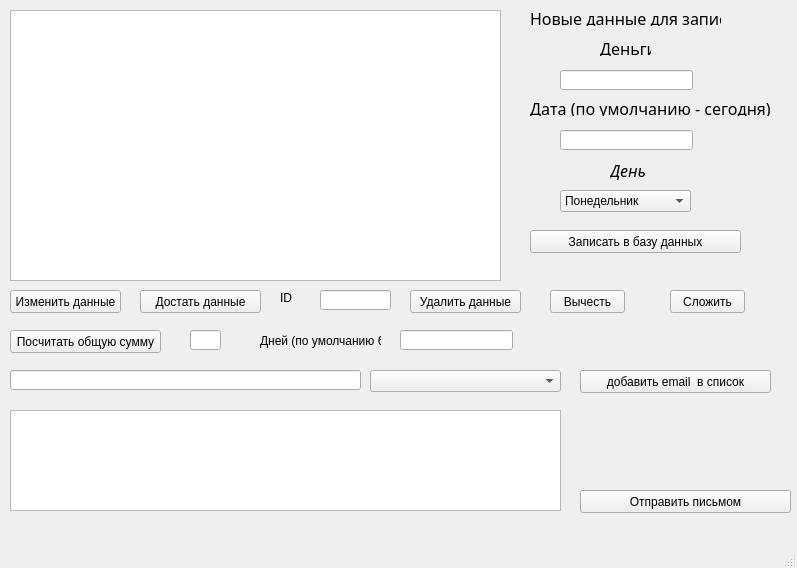
<?xml version="1.0" encoding="UTF-8"?>
<ui version="4.0">
 <class>MainWindow</class>
 <widget class="QMainWindow" name="MainWindow">
  <property name="geometry">
   <rect>
    <x>0</x>
    <y>0</y>
    <width>797</width>
    <height>568</height>
   </rect>
  </property>
  <property name="windowTitle">
   <string>MainWindow</string>
  </property>
  <widget class="QWidget" name="centralwidget">
   <widget class="QPushButton" name="insert_info">
    <property name="geometry">
     <rect>
      <x>530</x>
      <y>230</y>
      <width>211</width>
      <height>23</height>
     </rect>
    </property>
    <property name="text">
     <string>Записать в базу данных</string>
    </property>
   </widget>
   <widget class="QTextEdit" name="text_datebase">
    <property name="geometry">
     <rect>
      <x>10</x>
      <y>10</y>
      <width>491</width>
      <height>271</height>
     </rect>
    </property>
    <property name="html">
     <string>&lt;!DOCTYPE HTML PUBLIC &quot;-//W3C//DTD HTML 4.0//EN&quot; &quot;http://www.w3.org/TR/REC-html40/strict.dtd&quot;&gt;
&lt;html&gt;&lt;head&gt;&lt;meta name=&quot;qrichtext&quot; content=&quot;1&quot; /&gt;&lt;style type=&quot;text/css&quot;&gt;
p, li { white-space: pre-wrap; }
&lt;/style&gt;&lt;/head&gt;&lt;body style=&quot; font-family:'MS Shell Dlg 2'; font-size:8.25pt; font-weight:400; font-style:normal;&quot;&gt;
&lt;p style=&quot;-qt-paragraph-type:empty; margin-top:0px; margin-bottom:0px; margin-left:0px; margin-right:0px; -qt-block-indent:0; text-indent:0px;&quot;&gt;&lt;br /&gt;&lt;/p&gt;&lt;/body&gt;&lt;/html&gt;</string>
    </property>
   </widget>
   <widget class="QLineEdit" name="money_input">
    <property name="geometry">
     <rect>
      <x>560</x>
      <y>70</y>
      <width>133</width>
      <height>20</height>
     </rect>
    </property>
   </widget>
   <widget class="QLabel" name="label_2">
    <property name="geometry">
     <rect>
      <x>530</x>
      <y>10</y>
      <width>191</width>
      <height>16</height>
     </rect>
    </property>
    <property name="font">
     <font>
      <family>Nightclub BTN</family>
      <pointsize>12</pointsize>
     </font>
    </property>
    <property name="text">
     <string>Новые данные для записи</string>
    </property>
   </widget>
   <widget class="QLabel" name="label_4">
    <property name="geometry">
     <rect>
      <x>530</x>
      <y>100</y>
      <width>241</width>
      <height>16</height>
     </rect>
    </property>
    <property name="font">
     <font>
      <family>Nightclub BTN Cn</family>
      <pointsize>12</pointsize>
     </font>
    </property>
    <property name="text">
     <string>Дата (по умолчанию - сегодня)</string>
    </property>
   </widget>
   <widget class="QLabel" name="label_5">
    <property name="geometry">
     <rect>
      <x>610</x>
      <y>160</y>
      <width>81</width>
      <height>20</height>
     </rect>
    </property>
    <property name="font">
     <font>
      <family>Vivaldi</family>
      <pointsize>12</pointsize>
      <weight>50</weight>
      <italic>true</italic>
      <bold>false</bold>
     </font>
    </property>
    <property name="text">
     <string>День</string>
    </property>
   </widget>
   <widget class="QLineEdit" name="date_input">
    <property name="geometry">
     <rect>
      <x>560</x>
      <y>130</y>
      <width>133</width>
      <height>20</height>
     </rect>
    </property>
   </widget>
   <widget class="QPushButton" name="push_email">
    <property name="geometry">
     <rect>
      <x>580</x>
      <y>490</y>
      <width>211</width>
      <height>23</height>
     </rect>
    </property>
    <property name="text">
     <string>Отправить письмом</string>
    </property>
   </widget>
   <widget class="QPushButton" name="update_datebase">
    <property name="geometry">
     <rect>
      <x>10</x>
      <y>290</y>
      <width>111</width>
      <height>23</height>
     </rect>
    </property>
    <property name="text">
     <string>Изменить данные</string>
    </property>
   </widget>
   <widget class="QLineEdit" name="update_end">
    <property name="geometry">
     <rect>
      <x>320</x>
      <y>290</y>
      <width>71</width>
      <height>20</height>
     </rect>
    </property>
   </widget>
   <widget class="QComboBox" name="comboBox">
    <property name="geometry">
     <rect>
      <x>560</x>
      <y>190</y>
      <width>131</width>
      <height>22</height>
     </rect>
    </property>
    <item>
     <property name="text">
      <string>Понедельник</string>
     </property>
    </item>
    <item>
     <property name="text">
      <string>Вторник</string>
     </property>
    </item>
    <item>
     <property name="text">
      <string>Среда</string>
     </property>
    </item>
    <item>
     <property name="text">
      <string>Четверг</string>
     </property>
    </item>
    <item>
     <property name="text">
      <string>Пятница</string>
     </property>
    </item>
    <item>
     <property name="text">
      <string>Суббота</string>
     </property>
    </item>
    <item>
     <property name="text">
      <string>Воскресенье</string>
     </property>
    </item>
   </widget>
   <widget class="QPushButton" name="sum">
    <property name="geometry">
     <rect>
      <x>10</x>
      <y>330</y>
      <width>151</width>
      <height>23</height>
     </rect>
    </property>
    <property name="text">
     <string>Посчитать общую сумму</string>
    </property>
   </widget>
   <widget class="QLineEdit" name="date_period_1">
    <property name="geometry">
     <rect>
      <x>190</x>
      <y>330</y>
      <width>31</width>
      <height>20</height>
     </rect>
    </property>
   </widget>
   <widget class="QLabel" name="label_6">
    <property name="geometry">
     <rect>
      <x>260</x>
      <y>330</y>
      <width>121</width>
      <height>21</height>
     </rect>
    </property>
    <property name="text">
     <string>Дней (по умолчанию 6)</string>
    </property>
   </widget>
   <widget class="QLineEdit" name="line_total">
    <property name="geometry">
     <rect>
      <x>400</x>
      <y>330</y>
      <width>113</width>
      <height>20</height>
     </rect>
    </property>
   </widget>
   <widget class="QLabel" name="label_3">
    <property name="geometry">
     <rect>
      <x>600</x>
      <y>40</y>
      <width>51</width>
      <height>16</height>
     </rect>
    </property>
    <property name="font">
     <font>
      <family>Nightclub BTN Cn</family>
      <pointsize>12</pointsize>
     </font>
    </property>
    <property name="text">
     <string>Деньги</string>
    </property>
   </widget>
   <widget class="QPushButton" name="delete_datebase">
    <property name="geometry">
     <rect>
      <x>410</x>
      <y>290</y>
      <width>111</width>
      <height>23</height>
     </rect>
    </property>
    <property name="text">
     <string>Удалить данные</string>
    </property>
   </widget>
   <widget class="QPushButton" name="pushButton">
    <property name="geometry">
     <rect>
      <x>550</x>
      <y>290</y>
      <width>75</width>
      <height>23</height>
     </rect>
    </property>
    <property name="text">
     <string>Вычесть</string>
    </property>
   </widget>
   <widget class="QPushButton" name="pushButton_sum">
    <property name="geometry">
     <rect>
      <x>670</x>
      <y>290</y>
      <width>75</width>
      <height>23</height>
     </rect>
    </property>
    <property name="text">
     <string>Сложить</string>
    </property>
   </widget>
   <widget class="QLabel" name="label_ID">
    <property name="geometry">
     <rect>
      <x>280</x>
      <y>290</y>
      <width>21</width>
      <height>16</height>
     </rect>
    </property>
    <property name="text">
     <string>ID</string>
    </property>
   </widget>
   <widget class="QComboBox" name="comboBox_email">
    <property name="geometry">
     <rect>
      <x>370</x>
      <y>370</y>
      <width>191</width>
      <height>22</height>
     </rect>
    </property>
   </widget>
   <widget class="QLineEdit" name="email_lineEdit">
    <property name="geometry">
     <rect>
      <x>10</x>
      <y>370</y>
      <width>351</width>
      <height>20</height>
     </rect>
    </property>
   </widget>
   <widget class="QPushButton" name="pushButton_2">
    <property name="geometry">
     <rect>
      <x>580</x>
      <y>370</y>
      <width>191</width>
      <height>23</height>
     </rect>
    </property>
    <property name="text">
     <string>добавить email  в список</string>
    </property>
   </widget>
   <widget class="QPushButton" name="pushButton_3">
    <property name="geometry">
     <rect>
      <x>140</x>
      <y>290</y>
      <width>121</width>
      <height>23</height>
     </rect>
    </property>
    <property name="text">
     <string>Достать данные</string>
    </property>
   </widget>
   <widget class="QTextEdit" name="textEdit">
    <property name="geometry">
     <rect>
      <x>10</x>
      <y>410</y>
      <width>551</width>
      <height>101</height>
     </rect>
    </property>
   </widget>
   <zorder>insert_info</zorder>
   <zorder>text_datebase</zorder>
   <zorder>money_input</zorder>
   <zorder>label_2</zorder>
   <zorder>label_4</zorder>
   <zorder>label_5</zorder>
   <zorder>date_input</zorder>
   <zorder>push_email</zorder>
   <zorder>update_datebase</zorder>
   <zorder>update_end</zorder>
   <zorder>label_3</zorder>
   <zorder>comboBox</zorder>
   <zorder>sum</zorder>
   <zorder>date_period_1</zorder>
   <zorder>label_6</zorder>
   <zorder>line_total</zorder>
   <zorder>delete_datebase</zorder>
   <zorder>pushButton</zorder>
   <zorder>pushButton_sum</zorder>
   <zorder>label_ID</zorder>
   <zorder>comboBox_email</zorder>
   <zorder>email_lineEdit</zorder>
   <zorder>pushButton_2</zorder>
   <zorder>pushButton_3</zorder>
   <zorder>textEdit</zorder>
  </widget>
  <widget class="QMenuBar" name="menubar">
   <property name="geometry">
    <rect>
     <x>0</x>
     <y>0</y>
     <width>797</width>
     <height>19</height>
    </rect>
   </property>
  </widget>
  <widget class="QStatusBar" name="statusbar"/>
 </widget>
 <tabstops>
  <tabstop>date_input</tabstop>
  <tabstop>push_email</tabstop>
  <tabstop>insert_info</tabstop>
  <tabstop>text_datebase</tabstop>
  <tabstop>money_input</tabstop>
  <tabstop>update_datebase</tabstop>
 </tabstops>
 <resources/>
 <connections/>
</ui>
